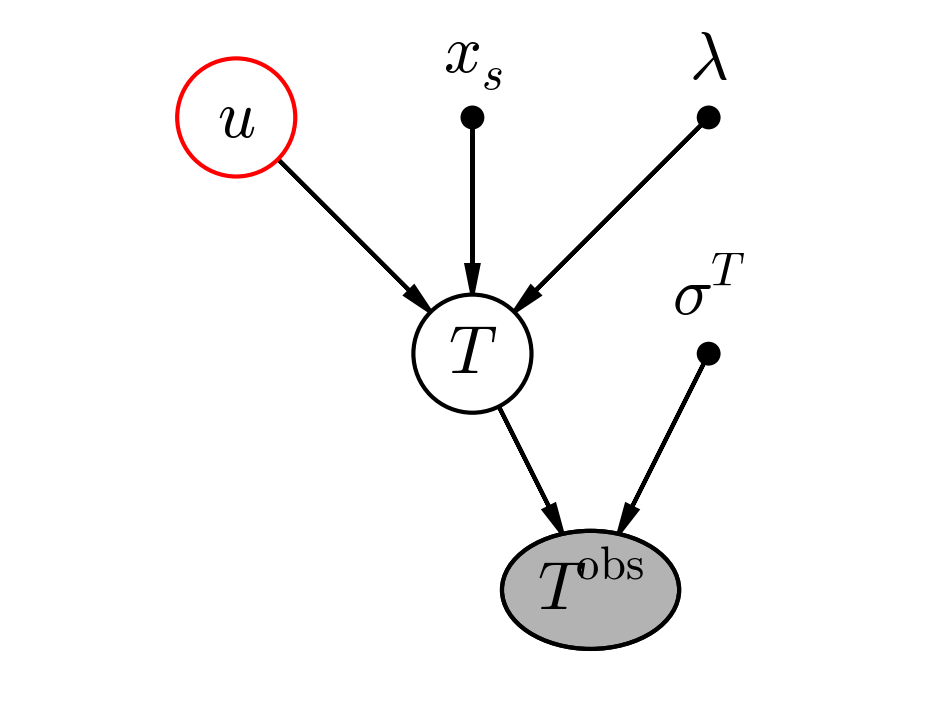

Recreate this plot in Python.



from matplotlib import rc
rc("font", family="serif", size=16)
#rc("text", usetex=True)
# rc("./weaklensing.tex")

import daft

pgm = daft.PGM([4, 3], origin=[0,0])

# Tout en bas
h = 0.5
pgm.add_node(daft.Node("obsT", r"$T^\mathrm{obs}$", 2.5, h, observed = True, aspect = 1.5))
# Un cran au dessus
h = 1.5
pgm.add_node(daft.Node("T",   r"$T$",   2, h))
pgm.add_node(daft.Node("epsT", r"$\sigma^T$", 3, h, fixed = True))
# Un cran au dessus
h = 2.5
pgm.add_node(daft.Node("lambda", r"$\lambda$", 3, h, fixed = True))
pgm.add_node(daft.Node("xsensor", r"$x_s$", 2, h, fixed = True))
pgm.add_node(daft.Node("u", r"$u$", 1 , h, plot_params = {"ec": "#ff0000"}))

# Fleches

pgm.add_edge("u", "T")
pgm.add_edge("xsensor", "T")
pgm.add_edge("lambda", "T")
pgm.add_edge("T", "obsT")
pgm.add_edge("epsT", "obsT")

pgm.render()
#pgm.ax.text(5.5,4,"deterministic", fontdict={'size':14, 'color':'green'})
pgm.figure.savefig("drawing_tree_heatflow.png", dpi=300)
